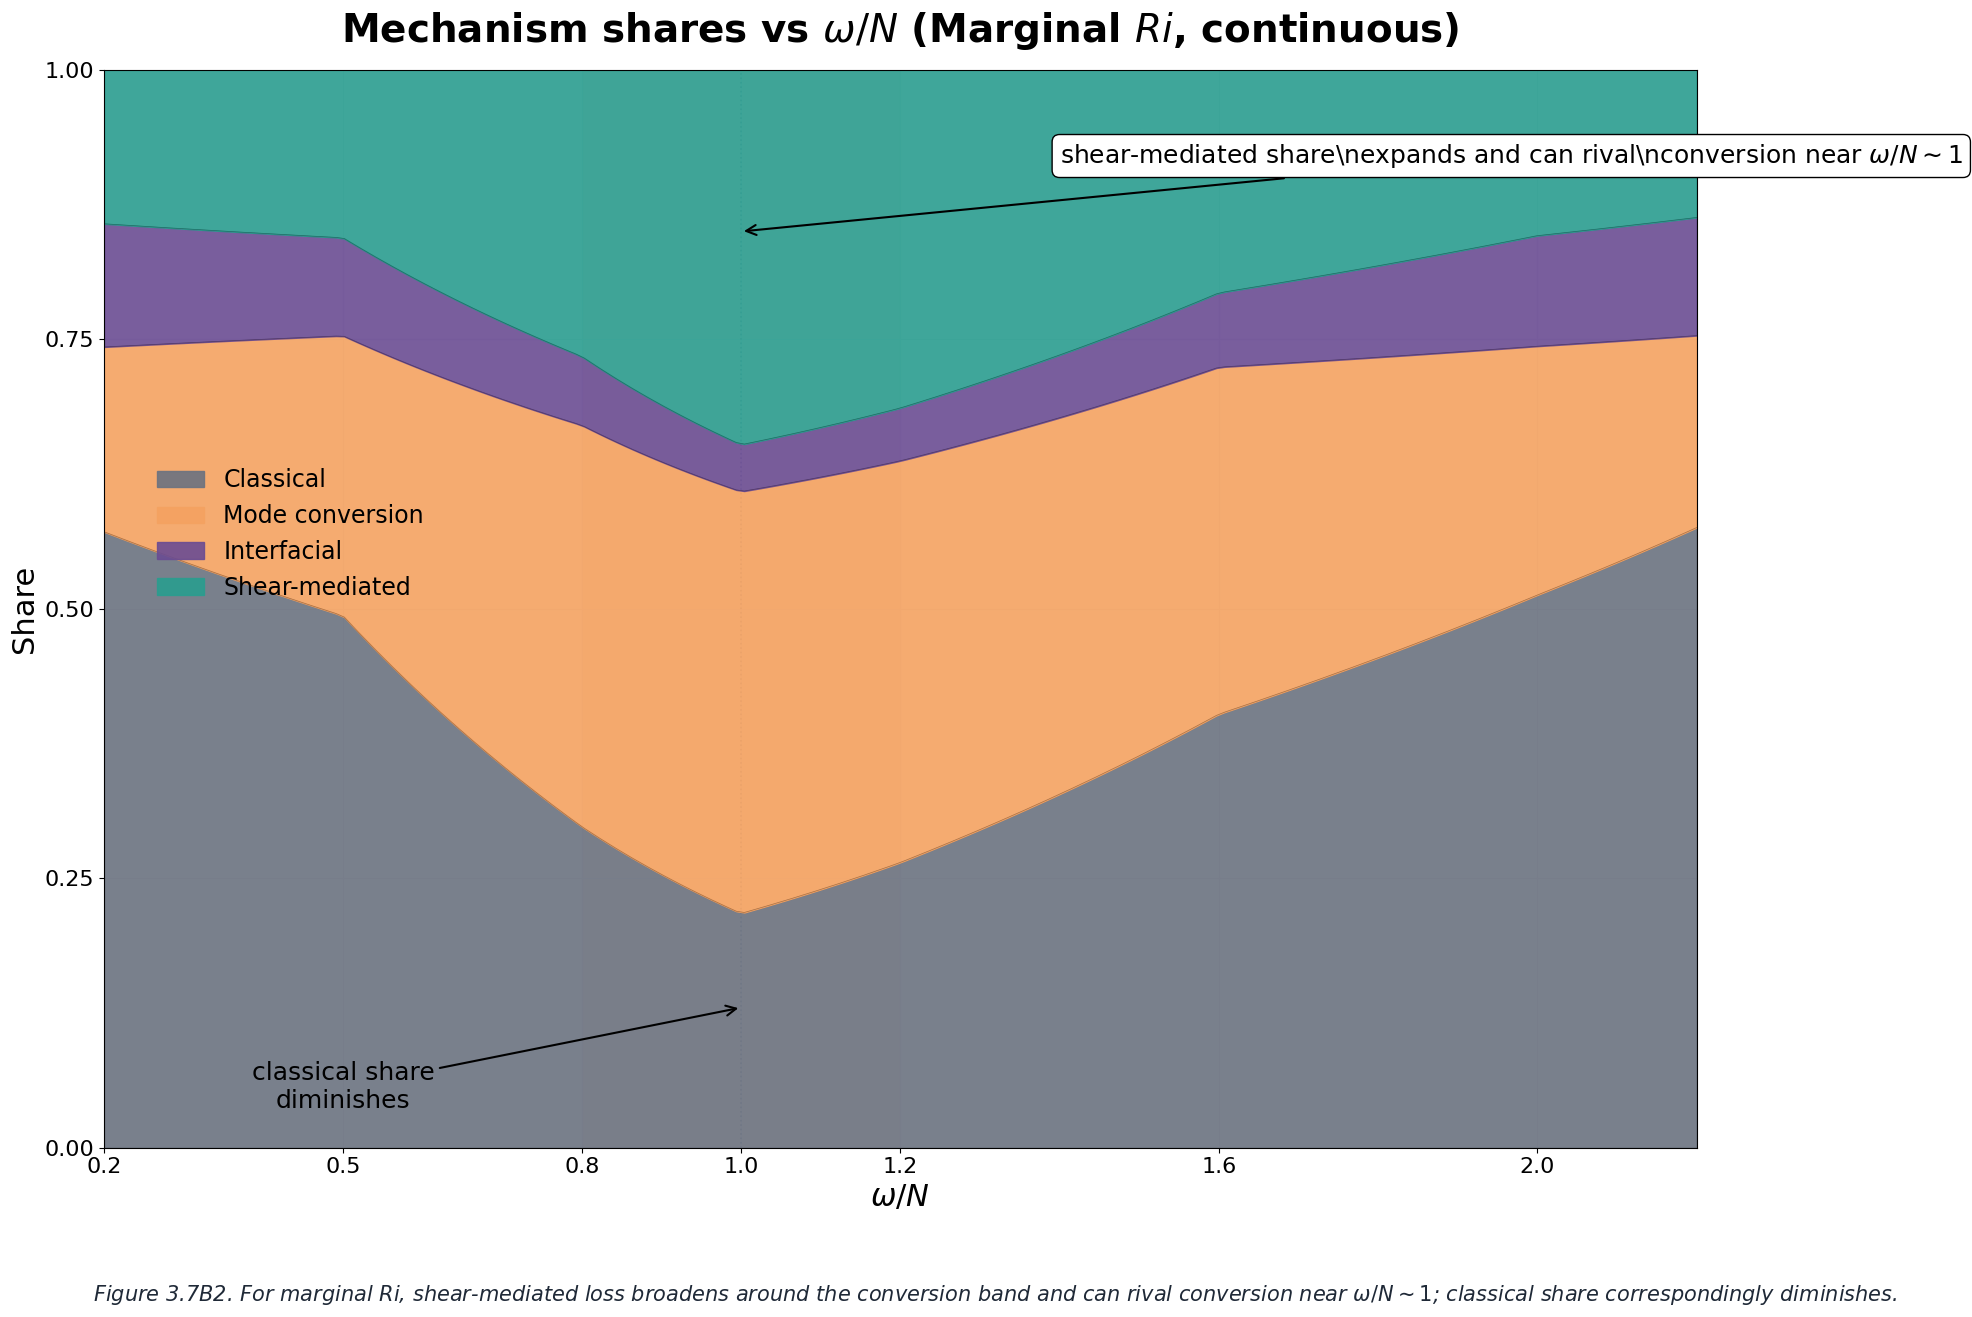

The Python source for this figure:
"""
Figure 3.7B2 - Mechanism shares vs ω/N (Marginal Ri, continuous)
100% stacked area chart
"""

import matplotlib.pyplot as plt
import numpy as np

# Style settings
plt.rcParams['font.family'] = 'sans-serif'
plt.rcParams['font.sans-serif'] = ['Helvetica', 'Arial']
plt.rcParams['mathtext.fontset'] = 'custom'
plt.rcParams['mathtext.rm'] = 'Arial'
plt.rcParams['mathtext.it'] = 'Arial:italic'

# Color scheme
colors = {
    'classical': '#6B7280',
    'conversion': '#F4A261',
    'conversion_dark': '#C06A00',
    'interfacial': '#6A4C93',
    'shear': '#2A9D8F',
    'grid': '#E5E7EB',
    'dotted_line': '#9CA3AF'
}

# Create figure
fig, ax = plt.subplots(figsize=(20, 14), dpi=100, facecolor='white')

# ω/N values
omega_N = np.array([0.2, 0.5, 0.8, 1.0, 1.2, 1.6, 2.0, 2.2])
# Interpolate for smooth curves
omega_N_fine = np.linspace(0.2, 2.2, 200)

# Define shares for Marginal Ri case
# Classical: pedestal reduced ~0.25-0.35 in 0.8-1.3 band
classical_base = np.array([0.40, 0.38, 0.28, 0.25, 0.27, 0.35, 0.40, 0.42])
classical = np.interp(omega_N_fine, omega_N, classical_base)

# Mode conversion: still domed at 1.0, peak ~0.35-0.50 (slightly lower than B1)
conversion_base = np.array([0.12, 0.20, 0.35, 0.45, 0.38, 0.28, 0.18, 0.13])
conversion = np.interp(omega_N_fine, omega_N, conversion_base)

# Shear-mediated: broad rise in 0.8-1.3, peaking ~0.30-0.45, approaching conversion
shear_base = np.array([0.10, 0.12, 0.25, 0.40, 0.32, 0.18, 0.12, 0.10])
shear = np.interp(omega_N_fine, omega_N, shear_base)

# Interfacial: still small ≤0.10 for continuous background
interfacial_base = np.array([0.08, 0.07, 0.06, 0.05, 0.05, 0.06, 0.08, 0.08])
interfacial = np.interp(omega_N_fine, omega_N, interfacial_base)

# Normalize to ensure sum = 1
total = classical + conversion + interfacial + shear
classical = classical / total
conversion = conversion / total
interfacial = interfacial / total
shear = shear / total

# Conversion window (translucent amber)
ax.axvspan(0.8, 1.2, alpha=0.2, color=colors['conversion'], zorder=0)
ax.axvline(1.0, color=colors['dotted_line'], linewidth=1.2, linestyle='dotted', zorder=1)

# Create stacked areas (bottom to top: classical, conversion, interfacial, shear)
y_base = np.zeros_like(omega_N_fine)

# Classical (bottom)
ax.fill_between(omega_N_fine, y_base, y_base + classical, 
                color=colors['classical'], alpha=0.9, label='Classical', zorder=2)
y_base += classical

# Conversion
ax.fill_between(omega_N_fine, y_base, y_base + conversion, 
                color=colors['conversion'], alpha=0.9, label='Mode conversion', zorder=2)
y_base += conversion

# Interfacial
ax.fill_between(omega_N_fine, y_base, y_base + interfacial, 
                color=colors['interfacial'], alpha=0.9, label='Interfacial', zorder=2)
y_base += interfacial

# Shear (top)
ax.fill_between(omega_N_fine, y_base, y_base + shear, 
                color=colors['shear'], alpha=0.9, label='Shear-mediated', zorder=2)

# Add boundary lines for clarity
y_cum = np.zeros_like(omega_N_fine)
for share in [classical, conversion, interfacial, shear]:
    y_cum += share
    ax.plot(omega_N_fine, y_cum, 'k-', linewidth=0.5, alpha=0.3, zorder=3)

# Grid
ax.grid(True, which='major', color=colors['grid'], linewidth=0.8, alpha=1.0, zorder=1)
ax.set_axisbelow(True)

# Axes
ax.set_xlim(0.2, 2.2)
ax.set_ylim(0, 1.0)
ax.set_xticks([0.2, 0.5, 0.8, 1.0, 1.2, 1.6, 2.0])
ax.set_yticks([0, 0.25, 0.5, 0.75, 1.0])
ax.set_xlabel(r'$\omega/N$', fontsize=22, fontweight='normal')
ax.set_ylabel('Share', fontsize=22, fontweight='normal')
ax.tick_params(axis='both', labelsize=16)

# Title
ax.set_title(r'Mechanism shares vs $\omega/N$ (Marginal $Ri$, continuous)', 
             fontsize=28, fontweight='bold', pad=20)

# Annotations
ax.annotate(r'shear-mediated share\nexpands and can rival\nconversion near $\omega/N \sim 1$', 
            xy=(1.0, 0.85), xytext=(1.4, 0.92),
            fontsize=18, ha='left', va='center',
            arrowprops=dict(arrowstyle='->', lw=1.5, color='black'),
            bbox=dict(boxstyle='round,pad=0.3', facecolor='white', edgecolor='black', linewidth=1))

ax.annotate('classical share\ndiminishes', 
            xy=(1.0, 0.13), xytext=(0.5, 0.08),
            fontsize=18, ha='center', va='top',
            arrowprops=dict(arrowstyle='->', lw=1.5, color='black'))

# Legend
ax.legend(loc='upper left', fontsize=17, frameon=False, bbox_to_anchor=(0.02, 0.65))

# Caption (inside canvas)
caption_text = (r"Figure 3.7B2. For marginal $Ri$, shear-mediated loss broadens around the conversion band "
                r"and can rival conversion near $\omega/N \sim 1$; classical share correspondingly diminishes.")
fig.text(0.5, 0.08, caption_text, fontsize=15, ha='center', va='top', 
         style='italic', wrap=True, color='#1F2937')

plt.tight_layout(rect=[0, 0.12, 1, 1])
plt.savefig('figure_3_7B2.svg', format='svg', dpi=100, bbox_inches='tight', facecolor='white')
plt.savefig('figure_3_7B2.png', format='png', dpi=100, bbox_inches='tight', facecolor='white')
print("Figure 3.7B2 saved as SVG and PNG")
plt.close()
